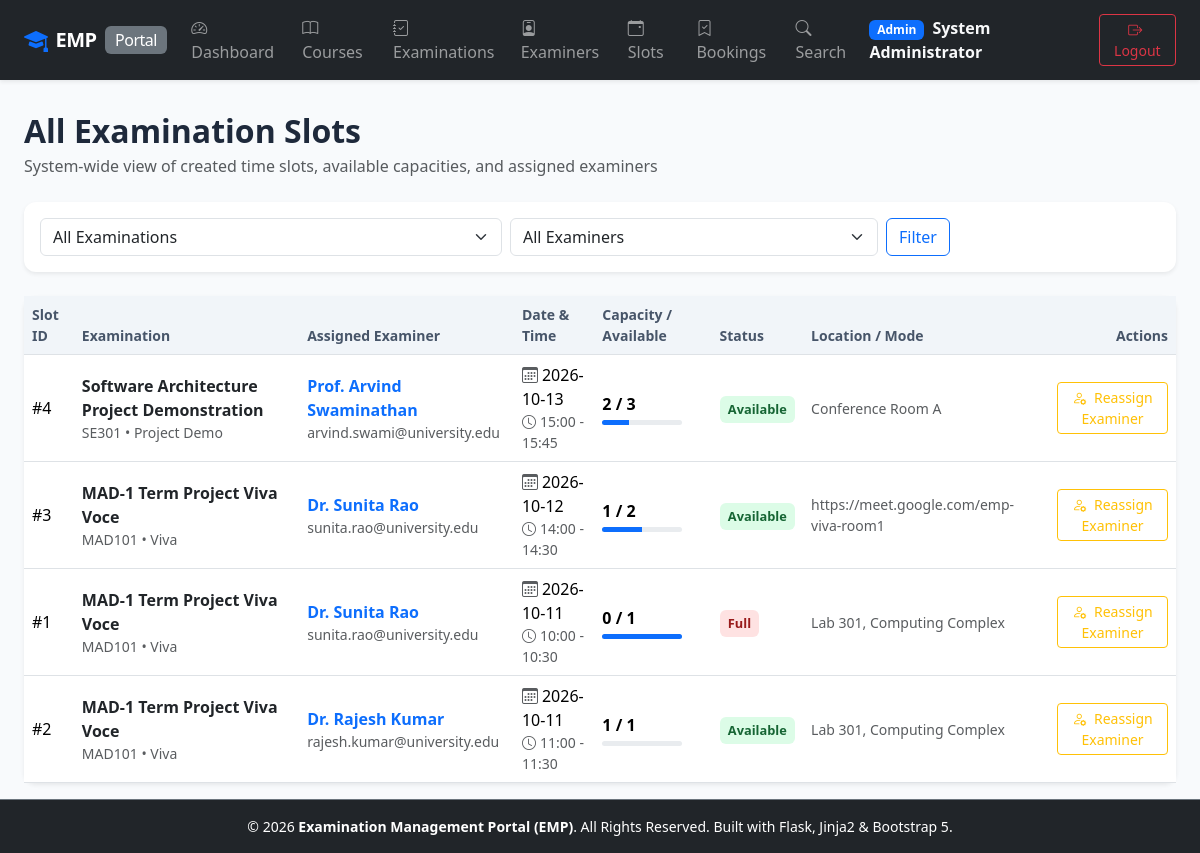
The page /admin/slots (signed in) on the database its author committed.
### app/models.py (models this page shows, shortened)
class User(UserMixin, db.Model):
    __tablename__ = 'users'
    id = db.Column(db.Integer, primary_key=True)
    username = db.Column(db.String(80), unique=True, nullable=False, index=True)
    email = db.Column(db.String(120), unique=True, nullable=False, index=True)
    password_hash = db.Column(db.String(255), nullable=False)
    role = db.Column(db.String(20), nullable=False) # 'admin', 'examiner', 'student'
    full_name = db.Column(db.String(120), nullable=False)
    created_at = db.Column(db.DateTime, default=datetime.utcnow)
    examiner_profile = db.relationship('ExaminerProfile', backref='user', uselist=False, cascade='all, delete-orphan')
    student_profile = db.relationship('StudentProfile', backref='user', uselist=False, cascade='all, delete-orphan')
    created_slots = db.relationship('ExaminationSlot', backref='examiner', lazy='dynamic')
    student_bookings = db.relationship('Booking', backref='student', lazy='dynamic')
    evaluations_given = db.relationship('Evaluation', backref='examiner', lazy='dynamic')
    @property
    def is_admin(self):
        return self.role == 'admin'

class ExaminationSlot(db.Model):
    __tablename__ = 'examination_slots'
    id = db.Column(db.Integer, primary_key=True)
    examination_id = db.Column(db.Integer, db.ForeignKey('examinations.id', ondelete='CASCADE'), nullable=False)
    examiner_id = db.Column(db.Integer, db.ForeignKey('users.id', ondelete='CASCADE'), nullable=False)
    slot_date = db.Column(db.Date, nullable=False)
    start_time = db.Column(db.Time, nullable=False)
    end_time = db.Column(db.Time, nullable=False)
    max_capacity = db.Column(db.Integer, nullable=False, default=1)
    available_seats = db.Column(db.Integer, nullable=False, default=1)
    status = db.Column(db.String(20), nullable=False, default='Available')
    location_or_link = db.Column(db.String(255), nullable=True, default='Lab 101 / Online Link')
    created_at = db.Column(db.DateTime, default=datetime.utcnow)
    bookings = db.relationship('Booking', backref='slot', cascade='all, delete-orphan', lazy='dynamic')

class Examination(db.Model):
    __tablename__ = 'examinations'
    id = db.Column(db.Integer, primary_key=True)
    course_id = db.Column(db.Integer, db.ForeignKey('courses.id', ondelete='CASCADE'), nullable=False)
    examination_name = db.Column(db.String(150), nullable=False)
    examination_type = db.Column(db.String(50), nullable=False, default='Viva') # 'Viva', 'Practical', 'Project Demo', 'Assessment'
    duration = db.Column(db.Integer, nullable=False, default=30) # Duration in minutes
    max_marks = db.Column(db.Float, nullable=False, default=100.0)
    slot_creation_start_date = db.Column(db.Date, nullable=False)
    slot_creation_end_date = db.Column(db.Date, nullable=False)
    slot_booking_start_date = db.Column(db.Date, nullable=False)
    slot_booking_end_date = db.Column(db.Date, nullable=False)
    status = db.Column(db.String(30), nullable=False, default='Draft')
    created_at = db.Column(db.DateTime, default=datetime.utcnow)
    rubrics = db.relationship('ExaminationRubric', backref='examination', cascade='all, delete-orphan', lazy='dynamic')
    slots = db.relationship('ExaminationSlot', backref='examination', cascade='all, delete-orphan', lazy='dynamic')

class Course(db.Model):
    __tablename__ = 'courses'
    id = db.Column(db.Integer, primary_key=True)
    course_code = db.Column(db.String(30), unique=True, nullable=False, index=True)
    course_name = db.Column(db.String(150), nullable=False)
    description = db.Column(db.Text, nullable=True)
    status = db.Column(db.String(20), nullable=False, default='active') # 'active', 'archived'
    created_at = db.Column(db.DateTime, default=datetime.utcnow)
    examinations = db.relationship('Examination', backref='course', cascade='all, delete-orphan', lazy='dynamic')

### app/admin/routes.py (the view)
@admin_bp.route('/slots')
@admin_required
def slots():
    exam_id = request.args.get('exam_id', type=int)
    examiner_id = request.args.get('examiner_id', type=int)
    query = ExaminationSlot.query
    if exam_id:
        query = query.filter_by(examination_id=exam_id)
    if examiner_id:
        query = query.filter_by(examiner_id=examiner_id)
    slots_list = query.order_by(ExaminationSlot.slot_date.desc(), ExaminationSlot.start_time.asc()).all()
    examinations = Examination.query.all()
    examiners = User.query.filter_by(role='examiner').all()
    return render_template('admin/slots.html', slots=slots_list, examinations=examinations, examiners=examiners, selected_exam=exam_id, selected_examiner=examiner_id)

### app/__init__.py (called while the page is built)
@login_manager.user_loader
def load_user(user_id):
    return db.session.get(User, int(user_id))

### app/admin/routes.py (called while the page is built)
def admin_required(f):
    @wraps(f)
    @login_required
    def decorated_function(*args, **kwargs):
        if not current_user.is_admin:
            flash('Access denied. Admin privileges required.', 'danger')
            return redirect(url_for('index'))
        return f(*args, **kwargs)
    return decorated_function

### app/templates/admin/slots.html (shortened to what this page needs)
{% extends "base.html" %}
{% block content %}
<div class="d-flex justify-content-between align-items-center mb-4">
    <div>
        <h2 class="fw-bold mb-1">All Examination Slots</h2>
        <p class="text-muted mb-0">System-wide view of created time slots, available capacities, and assigned examiners</p>
    </div>
</div>
<div class="card p-3 mb-4 shadow-sm border-0">
    <form method="GET" action="{{ url_for('admin.slots') }}" class="row g-2 align-items-center">
        <div class="col-md-5">
            <select name="exam_id" class="form-select">
                <option value="">All Examinations</option>
            </select>
        </div>
        <div class="col-md-4">
            <select name="examiner_id" class="form-select">
                <option value="">All Examiners</option>
            </select>
        </div>
        <div class="col-auto">
            <button type="submit" class="btn btn-outline-primary">Filter</button>
        </div>
    </form>
</div>
<div class="card shadow-sm border-0">
    <div class="table-responsive">
        <table class="table table-hover align-middle mb-0">
            <thead>
                <tr>
                    <th>Slot ID</th>
                    <th>Examination</th>
                    <th>Assigned Examiner</th>
                    <th>Date & Time</th>
                    <th>Capacity / Available</th>
                    <th>Status</th>
                    <th>Location / Mode</th>
                    <th class="text-end">Actions</th>
                </tr>
            </thead>
            <tbody>
                {% for slot in slots %}
                <tr>
                    <td>#{{ slot.id }}</td>
                    <td>
                        <div class="fw-bold text-dark">{{ slot.examination.examination_name }}</div>
                        <div class="small text-muted">{{ slot.examination.course.course_code }} &bull; {{ slot.examination.examination_type }}</div>
                    </td>
                    <td>
                        <div class="fw-semibold text-primary">{{ slot.examiner.full_name }}</div>
                        <div class="small text-muted">{{ slot.examiner.email }}</div>
                    </td>
                    <td>
                        <div><i class="bi bi-calendar3 me-1 text-muted"></i>{{ slot.slot_date }}</div>
                        <div class="small text-muted"><i class="bi bi-clock me-1"></i>{{ slot.start_time.strftime('%H:%M') }} - {{ slot.end_time.strftime('%H:%M') }}</div>
                    </td>
                    <td>
                        <div class="fw-semibold">{{ slot.available_seats }} / {{ slot.max_capacity }}</div>
                        <div class="progress mt-1" style="height: 5px; width: 80px;">
                            {% set booked = slot.max_capacity - slot.available_seats %}
                            {% set pct = (booked / slot.max_capacity * 100) if slot.max_capacity > 0 else 0 %}
                            <div class="progress-bar bg-primary" role="progressbar" style="width: {{ pct }}%"></div>
                        </div>
                    </td>
                    <td>
                        <span class="status-badge {% if slot.status == 'Available' %}badge-available{% elif slot.status == 'Full' %}badge-full{% else %}badge-cancelled{% endif %}">
                            {{ slot.status }}
                        </span>
                    </td>
                    <td class="small text-muted">{{ slot.location_or_link or 'N/A' }}</td>
                    <td class="text-end">
                        <a href="{{ url_for('admin.reassign_slot_examiner', slot_id=slot.id) }}" class="btn btn-sm btn-outline-warning" title="Reassign Examiner in exceptional situation">
                            <i class="bi bi-person-gear me-1"></i> Reassign Examiner
                        </a>
                    </td>
                </tr>
                {% else %}
                <tr>
                    <td colspan="8" class="text-center py-4 text-muted">No examination slots found matching the criteria.</td>
                </tr>
                {% endfor %}
            </tbody>
        </table>
    </div>
</div>
{% endblock %}

### app/templates/base.html (shortened to what this page needs)
<!DOCTYPE html>
<html lang="en">
<head>
    <link href="https://cdn.jsdelivr.net/npm/bootstrap@5.3.3/dist/css/bootstrap.min.css" rel="stylesheet">
    <link href="https://cdn.jsdelivr.net/npm/bootstrap-icons@1.11.3/font/bootstrap-icons.min.css" rel="stylesheet">
    <link href="{{ url_for('static', filename='css/custom.css') }}" rel="stylesheet">
</head>
<body>
    <nav class="navbar navbar-expand-lg navbar-dark bg-dark sticky-top shadow-sm">
        <div class="container-fluid px-lg-4">
            <a class="navbar-brand d-flex align-items-center" href="{{ url_for('index') }}">
                <i class="bi bi-mortarboard-fill text-primary me-2 fs-4"></i>
                <span class="fw-bold">EMP</span>
                <span class="badge bg-secondary ms-2 fs-6 fw-normal d-none d-sm-inline">Portal</span>
            </a>
            <div class="collapse navbar-collapse" id="navbarMain">
                <ul class="navbar-nav me-auto mb-2 mb-lg-0">
                    {% if current_user.is_authenticated %}
                        {% if current_user.is_admin %}
                            <li class="nav-item">
                                <a class="nav-link" href="{{ url_for('admin.dashboard') }}"><i class="bi bi-speedometer2 me-1"></i> Dashboard</a>
                            </li>
                            <li class="nav-item">
                                <a class="nav-link" href="{{ url_for('admin.courses') }}"><i class="bi bi-book me-1"></i> Courses</a>
                            </li>
                            <li class="nav-item">
                                <a class="nav-link" href="{{ url_for('admin.examinations') }}"><i class="bi bi-journal-check me-1"></i> Examinations</a>
                            </li>
                            <li class="nav-item">
                                <a class="nav-link" href="{{ url_for('admin.examiners') }}"><i class="bi bi-person-badge me-1"></i> Examiners</a>
                            </li>
                            <li class="nav-item">
                                <a class="nav-link" href="{{ url_for('admin.slots') }}"><i class="bi bi-calendar-event me-1"></i> Slots</a>
                            </li>
                            <li class="nav-item">
                                <a class="nav-link" href="{{ url_for('admin.bookings') }}"><i class="bi bi-bookmark-check me-1"></i> Bookings</a>
                            </li>
                            <li class="nav-item">
                                <a class="nav-link" href="{{ url_for('admin.search') }}"><i class="bi bi-search me-1"></i> Search</a>
                            </li>
                        {% endif %}
                    {% else %}
                        <li class="nav-item">
                            <a class="nav-link" href="{{ url_for('index') }}"><i class="bi bi-house-door me-1"></i> Home</a>
                        </li>
                    {% endif %}
                </ul>
                <ul class="navbar-nav ms-auto align-items-center">
                    {% if current_user.is_authenticated %}
                        <li class="nav-item me-3 text-light">
                            <span class="badge bg-primary me-1">{{ current_user.role|capitalize }}</span>
                            <span class="fw-semibold">{{ current_user.full_name }}</span>
                        </li>
                        <li class="nav-item">
                            <a class="btn btn-outline-danger btn-sm" href="{{ url_for('auth.logout') }}">
                                <i class="bi bi-box-arrow-right me-1"></i> Logout
                            </a>
                        </li>
                    {% endif %}
                </ul>
            </div>
        </div>
    </nav>
    <main class="main-content container-fluid px-lg-4 py-3">
        {% block content %}{% endblock %}
    </main>
    <footer class="bg-dark text-white text-center py-3 mt-auto border-top border-secondary">
        <div class="container-fluid">
            <p class="mb-0 small text-light-50">
                &copy; 2026 <strong>Examination Management Portal (EMP)</strong>. All Rights Reserved. Built with Flask, Jinja2 & Bootstrap 5.
            </p>
        </div>
    </footer>
</body>
</html>

### app/static/css/custom.css (style rules this page uses)
:root { --primary-color: #1e3a8a; --primary-dark: #0f172a; --accent-color: #3b82f6; --success-color: #059669; --warning-color: #d97706; --danger-color: #dc2626; --card-shadow: 0 4px 6px -1px rgba(0, 0, 0, 0.1), 0 2px 4px -1px rgba(0, 0, 0, 0.06); }
body { background-color: #f8fafc; font-family: system-ui, -apple-system, "Segoe UI", Roboto, "Helvetica Neue", Arial, sans-serif; color: #1e293b; min-height: 100vh; display: flex; flex-direction: column; }
.main-content { flex: 1; }
.navbar-brand { font-weight: 700; letter-spacing: -0.5px; }
.card { border: none; border-radius: 0.75rem; box-shadow: var(--card-shadow); transition: transform 0.15s ease-in-out, box-shadow 0.15s ease-in-out; }
.table th { background-color: #f1f5f9; color: #475569; font-weight: 600; font-size: 0.875rem; border-top: none; }
.table td { vertical-align: middle; }
.status-badge { padding: 0.35em 0.65em; font-weight: 600; border-radius: 0.375rem; font-size: 0.8rem; }
.badge-available { background-color: #dcfce7; color: #166534; }
.badge-full { background-color: #fee2e2; color: #991b1b; }

### rows shown on the page
User: role "Admin", full_name "System Administrator"
ExaminationSlot: id "4", examination.examination_name "Software Architecture Project Demonstration", examination.course.course_code "SE301", examination.examination_type "Project Demo", examiner.full_name "Prof. Arvind Swaminathan", examiner.email "arvind.swami@university.edu", slot_date "2026-10-13", start_time "15:00", end_time "15:45", available_seats "2", max_capacity "3", {{ pct }} 33.33333333333333 (drawn), status "Available", location_or_link "Conference Room A"
ExaminationSlot: id "3", examination.examination_name "MAD-1 Term Project Viva Voce", examination.course.course_code "MAD101", examination.examination_type "Viva", examiner.full_name "Dr. Sunita Rao", examiner.email "sunita.rao@university.edu", slot_date "2026-10-12", start_time "14:00", end_time "14:30", available_seats "1", max_capacity "2", {{ pct }} 50.0 (drawn), status "Available", location_or_link "https://meet.google.com/emp-viva-room1"
ExaminationSlot: id "1", examination.examination_name "MAD-1 Term Project Viva Voce", examination.course.course_code "MAD101", examination.examination_type "Viva", examiner.full_name "Dr. Sunita Rao", examiner.email "sunita.rao@university.edu", slot_date "2026-10-11", start_time "10:00", end_time "10:30", available_seats "0", max_capacity "1", {{ pct }} 100.0 (drawn), status "Full", location_or_link "Lab 301, Computing Complex"
ExaminationSlot: id "2", examination.examination_name "MAD-1 Term Project Viva Voce", examination.course.course_code "MAD101", examination.examination_type "Viva", examiner.full_name "Dr. Rajesh Kumar", examiner.email "rajesh.kumar@university.edu", slot_date "2026-10-11", start_time "11:00", end_time "11:30", available_seats "1", max_capacity "1", status "Available", location_or_link "Lab 301, Computing Complex"
